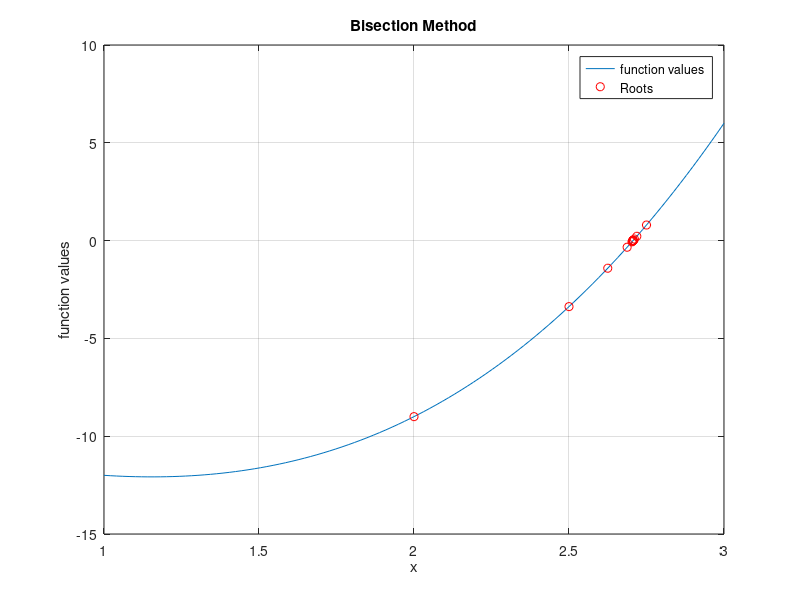

This chart was generated by the following MATLAB code:
function retval = task_102 ()

function y = f(x)
    y =x.^3-4*x-9;
end

a = 1;
b = 3;
t = 0.000001;

roots = [];
total_iterations = 0;

while (b - a) / 2 > t
    c = (a + b) / 2;
    roots = [roots; c];

    if f(c) == 0
        break;
    elseif f(a) * f(c) < 0
        b = c;
    else
        a = c;
    end

    total_iterations = total_iterations + 1;
end

fprintf('Total iterations needed %d\n', total_iterations);
fprintf('%f is the approximated solution.\n',roots(end));
 x = linspace(1,3,100);
 y = f(x);

 figure;
 plot(x, y);
hold on;
plot(roots, f(roots), 'ro');
xlabel('x');
ylabel('function values');
title('Bisection Method');
legend('function values ', 'Roots');
grid on;

endfunction
